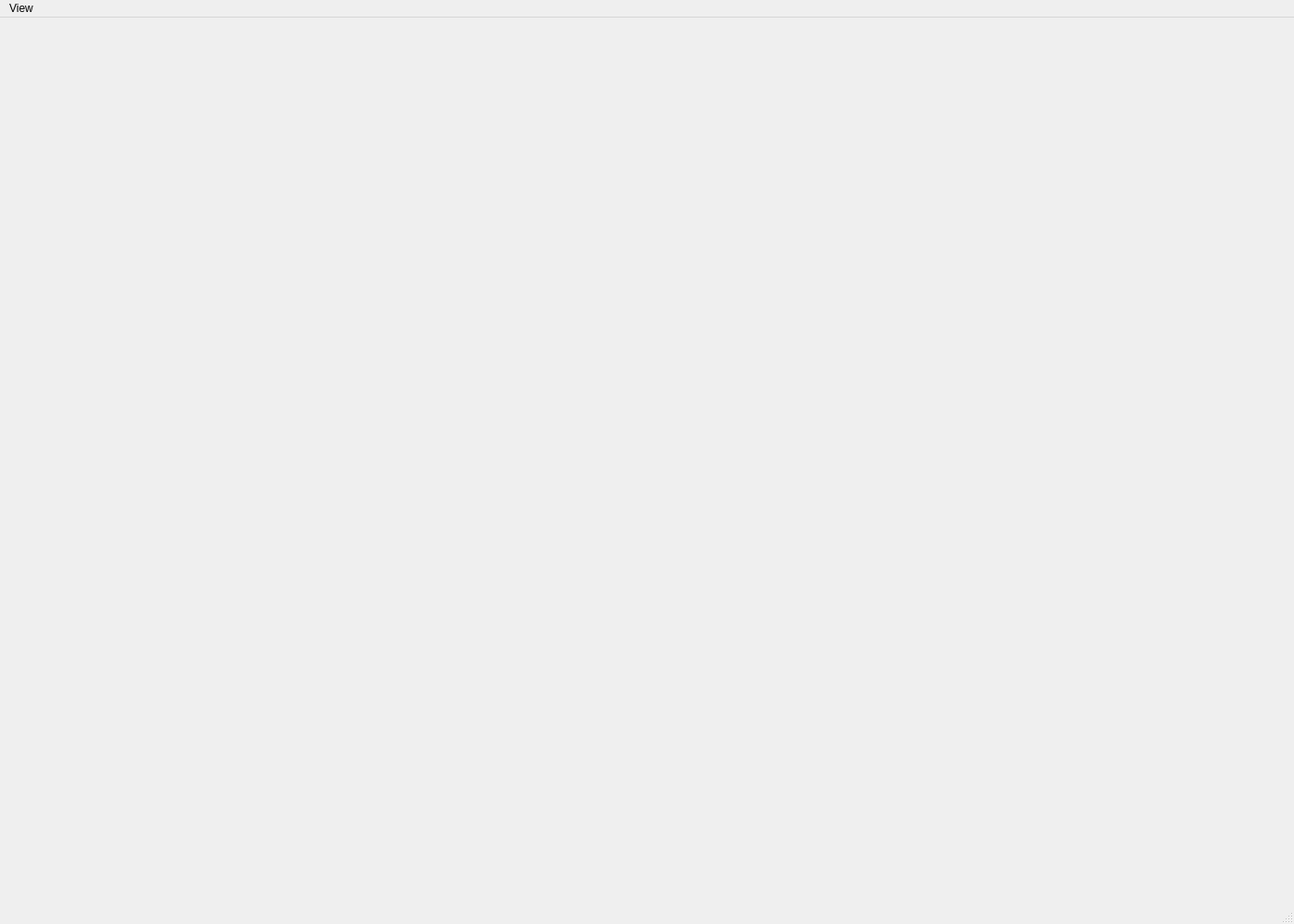
<ui version="4.0" >
 <class>MainWindow</class>
 <widget class="QMainWindow" name="MainWindow" >
  <property name="geometry" >
   <rect>
    <x>0</x>
    <y>0</y>
    <width>1400</width>
    <height>1000</height>
   </rect>
  </property>
  <property name="windowTitle" >
   <string>Spectrum Display</string>
  </property>
  <widget class="QWidget" name="centralwidget" >
   <property name="layoutDirection" >
    <enum>Qt::LeftToRight</enum>
   </property>
  </widget>
  <widget class="QMenuBar" name="menubar" >
   <property name="geometry" >
    <rect>
     <x>0</x>
     <y>0</y>
     <width>400</width>
     <height>22</height>
    </rect>
   </property>
   <widget class="QMenu" name="menuView_" >
    <property name="title" >
     <string>View</string>
    </property>
    <addaction name="actionViewToggleGrid_" />
    <addaction name="actionViewPause_" />
    <addaction name="actionViewPrevious_" />
    <addaction name="actionViewSwap_" />
    <addaction name="actionViewFull_" />
    <addaction name="separator" />
    <addaction name="actionShowSpectrograph_" />
    <addaction name="separator" />
    <addaction name="actionViewPrint_" />
   </widget>
   <addaction name="menuView_" />
  </widget>
  <widget class="QStatusBar" name="statusbar" />
  <action name="actionViewToggleGrid_" >
   <property name="checkable" >
    <bool>true</bool>
   </property>
   <property name="text" >
    <string>Background Grid</string>
   </property>
   <property name="toolTip" >
    <string>Show background grid</string>
   </property>
   <property name="shortcut" >
    <string>G</string>
   </property>
  </action>
  <action name="actionViewPause_" >
   <property name="checkable" >
    <bool>true</bool>
   </property>
   <property name="text" >
    <string>Freeze View</string>
   </property>
   <property name="toolTip" >
    <string>Freeze active view</string>
   </property>
   <property name="shortcut" >
    <string>Ctrl+.</string>
   </property>
  </action>
  <action name="actionViewPrint_" >
   <property name="text" >
    <string>Print...</string>
   </property>
   <property name="shortcut" >
    <string>Ctrl+P</string>
   </property>
  </action>
  <action name="actionViewPrevious_" >
   <property name="text" >
    <string>Pop View Stack</string>
   </property>
   <property name="toolTip" >
    <string>Restore previous entry in view stack</string>
   </property>
   <property name="shortcut" >
    <string>Ctrl+V</string>
   </property>
  </action>
  <action name="actionViewFull_" >
   <property name="text" >
    <string>Clear View Stack</string>
   </property>
   <property name="toolTip" >
    <string>Clear view stack and show configured view</string>
   </property>
   <property name="shortcut" >
    <string>0</string>
   </property>
  </action>
  <action name="actionViewUnsplit_" >
   <property name="text" >
    <string>Unsplit View</string>
   </property>
   <property name="toolTip" >
    <string>Unsplit active view</string>
   </property>
   <property name="shortcut" >
    <string>Ctrl+U</string>
   </property>
  </action>
  <action name="actionViewSwap_" >
   <property name="text" >
    <string>Swap View Stack Entries</string>
   </property>
   <property name="toolTip" >
    <string>Swap current view stack entry with previous one</string>
   </property>
   <property name="shortcut" >
    <string>Ctrl+T</string>
   </property>
  </action>
  <action name="actionShowSpectrograph_" >
   <property name="text" >
    <string>Spectrograph Window</string>
   </property>
   <property name="shortcut" >
    <string>F3</string>
   </property>
  </action>
 </widget>
 <resources/>
 <connections/>
</ui>
